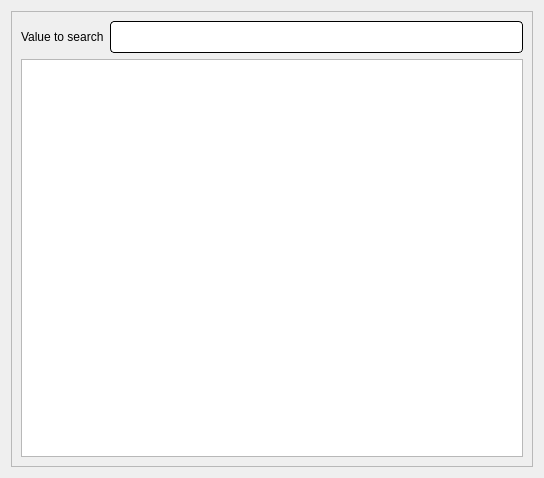
<?xml version="1.0" encoding="UTF-8"?>
<ui version="4.0">
 <class>membersList</class>
 <widget class="QDialog" name="membersList">
  <property name="geometry">
   <rect>
    <x>0</x>
    <y>0</y>
    <width>544</width>
    <height>478</height>
   </rect>
  </property>
  <property name="windowTitle">
   <string>Dialog</string>
  </property>
  <layout class="QVBoxLayout" name="verticalLayout_3">
   <item>
    <widget class="QFrame" name="frame">
     <property name="frameShape">
      <enum>QFrame::StyledPanel</enum>
     </property>
     <property name="frameShadow">
      <enum>QFrame::Raised</enum>
     </property>
     <layout class="QVBoxLayout" name="verticalLayout_2">
      <item>
       <layout class="QVBoxLayout" name="verticalLayout">
        <item>
         <layout class="QHBoxLayout" name="horizontalLayout">
          <item>
           <widget class="QLabel" name="label">
            <property name="sizePolicy">
             <sizepolicy hsizetype="Fixed" vsizetype="Fixed">
              <horstretch>0</horstretch>
              <verstretch>0</verstretch>
             </sizepolicy>
            </property>
            <property name="styleSheet">
             <string notr="true">font: 13pt &quot;Lato&quot;;
color: rgb(0, 0, 0);</string>
            </property>
            <property name="text">
             <string>Value to search</string>
            </property>
           </widget>
          </item>
          <item>
           <widget class="QLineEdit" name="value">
            <property name="styleSheet">
             <string notr="true">QLineEdit{
	background-color: rgb(255, 255, 255);
	 border: 1px  solid;
     border-radius: 4px;
	font: 24px
}</string>
            </property>
           </widget>
          </item>
         </layout>
        </item>
        <item>
         <widget class="QTableView" name="tableView">
          <property name="styleSheet">
           <string notr="true">QHeaderView::section { background-color: #4f85e2; font: solid}</string>
          </property>
          <attribute name="horizontalHeaderHighlightSections">
           <bool>true</bool>
          </attribute>
          <attribute name="verticalHeaderVisible">
           <bool>false</bool>
          </attribute>
          <attribute name="verticalHeaderHighlightSections">
           <bool>false</bool>
          </attribute>
         </widget>
        </item>
       </layout>
      </item>
     </layout>
    </widget>
   </item>
  </layout>
 </widget>
 <resources/>
 <connections/>
</ui>
